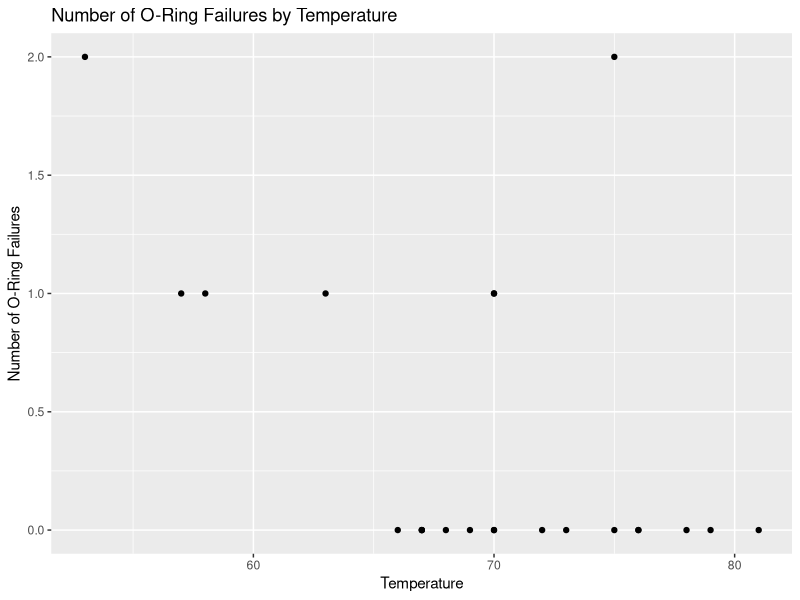
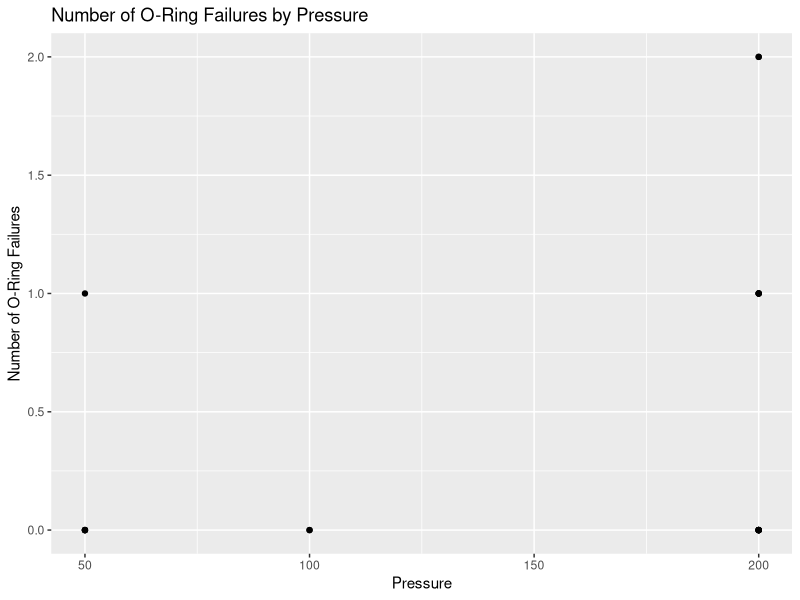
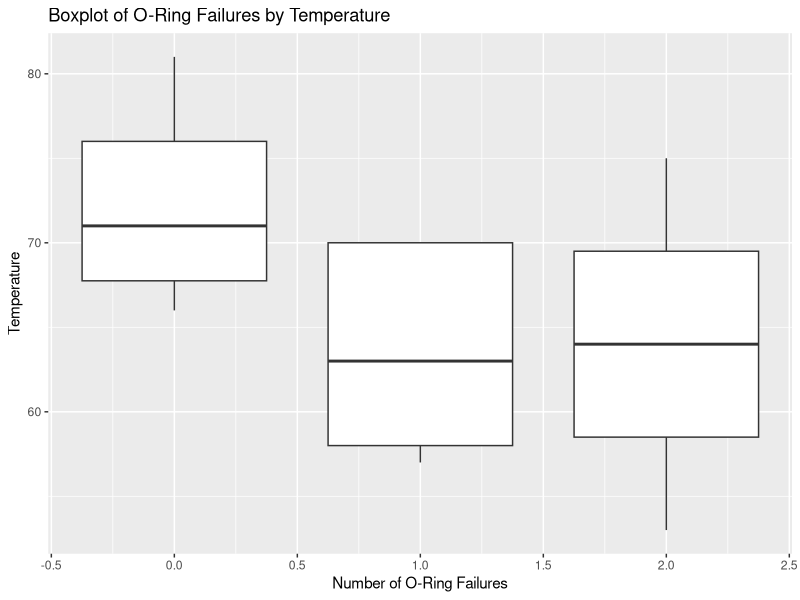
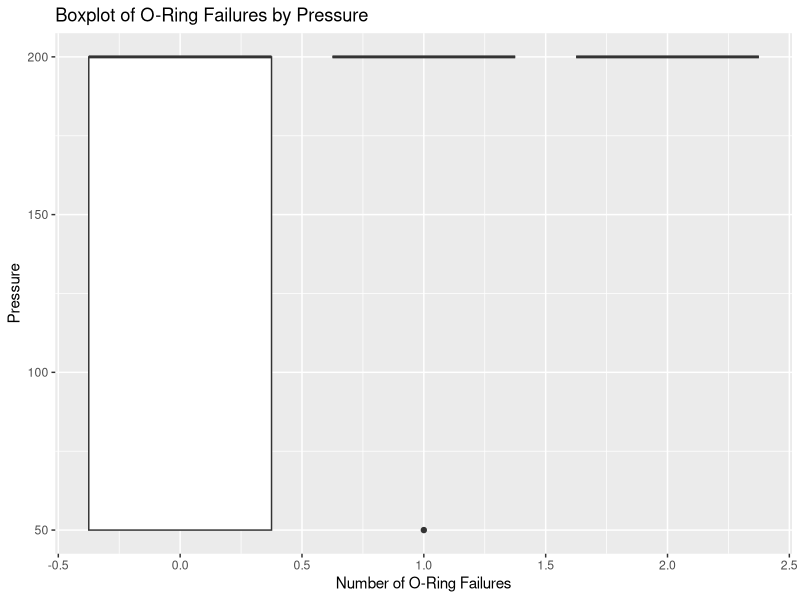

Here is the R script that generated these plots, in order: (Note: this script raises an error after producing the figures.)
## ---- chunk 1
list.of.packages <- c("tidyverse", "sandwich", "lmtest", "car", "MASS", "nnet")
new.packages <- list.of.packages[!(list.of.packages %in% installed.packages()[,"Package"])]
if(length(new.packages)) install.packages(new.packages)

library(tidyverse)
library(sandwich)
library(lmtest)
library(car)
library(MASS)
library(nnet)
## ---- chunk 2
df <- read_csv('../data/raw/challenger.csv')
## ---- chunk 3
summary(df)
## ---- chunk 4
ggplot(df, aes(x = Temp, y = O.ring)) + 
  geom_point() + 
  labs(title = "Number of O-Ring Failures by Temperature") +
  ylab("Number of O-Ring Failures") +
  xlab("Temperature")
## ---- chunk 5
ggplot(df, aes(x = Pressure, y = O.ring)) + 
  geom_point() + 
  labs(title = "Number of O-Ring Failures by Pressure") +
  ylab("Number of O-Ring Failures") +
  xlab("Pressure")
## ---- chunk 6
ggplot(df, aes(x = O.ring, y = Temp, group = O.ring)) + 
  geom_boxplot() +
  labs(title = "Boxplot of O-Ring Failures by Temperature") +
  ylab("Temperature") +
  xlab("Number of O-Ring Failures")
## ---- chunk 7
ggplot(df, aes(x = O.ring, y = Pressure, group = O.ring)) + 
  geom_boxplot() +
  labs(title = "Boxplot of O-Ring Failures by Pressure") +
  ylab("Pressure") +
  xlab("Number of O-Ring Failures")
## ---- chunk 8
model_1 <- glm(formula = O.ring / 6 ~ Temp + Pressure, data = df,
               family = 'binomial', weights = Number)

Anova(model_1, test = 'LR')
## ---- chunk 9
# 1. Estimate the logistic regression model.
model_2 <- glm(formula = O.ring / 6 ~ Temp, data = df, family = 'binomial',
               weights = Number)
summary(model_2)
## ---- chunk 10
# 2. Determine if a quadratic term is needed in the model for the temperature in
#    this model.
model_3 <- glm(formula = O.ring / 6 ~ Temp + I(Temp ^ 2), data = df,
               family = 'binomial', weights = Number)

Anova(model_3)
## ---- chunk 11
# Pi vs Temp plot.
res <- data.frame(Temp = 31:81)
pred_prob <- predict(model_3, res, type="response", se = TRUE)
res['pi_hat'] <- pred$fit
res['lower'] <- pred_prob$fit - qnorm(1 - 0.05 / 2) * pred_prob$se.fit
res['upper'] <- pred_prob$fit + qnorm(1 - 0.05 / 2) * pred_prob$se.fit

ggplot(res, aes(x = Temp, y = pi_hat)) + 
  geom_line() +
  geom_ribbon(aes(ymin = lower, ymax = upper), alpha = 0.2) + 
  labs(title = "Predicted Probability of O-Ring Failure vs Temperature") +
  ylab("Pi") +
  xlab("Temperature")
## ---- chunk 12
# Expected number of failures vs Temp plot.
pred <- predict(model_3, res, se = TRUE)
res['pred_failures'] <- pred$fit
res['failures_lower'] <- pred$fit - qnorm(1 - 0.05 / 2) * pred$se.fit
res['failures_upper'] <- pred$fit + qnorm(1 - 0.05 / 2) * pred$se.fit

ggplot(res, aes(x = Temp, y = pred_failures)) + 
  geom_line() + 
  geom_ribbon(aes(ymin = failures_lower, ymax = failures_upper), alpha = 0.2) + 
  labs(title = "Predicted Number of O-Ring Failure vs Temperature") +
  ylab("O-Ring Failures") +
  xlab("Temperature")
## ---- chunk 13
incidents.estimator <- function(b, seed=42, number=6) {
  # Setting seed to make the plot exactly reproduced
  set.seed(seed)
  n <- 23 # Resampled size
  estimation <- array(data = NA, dim=c(91, b))
  
  # Performing re-sampling repeatedly "b" times
  for(i in 1:b) {
    samples <- sample(x = 1:n, size = n, replace = TRUE)
    model   <- glm(formula = O.ring / Number ~ Temp, data = df[samples,],
                   weights = Number, family = 'binomial')
    # Performing prediction for 10-100° Fahrenheit using each fitted model 
    for(t in 10:100) {
      p <- predict(object = model, newdata = data.frame(Temp = t),
                   type = "response")
      estimation[t-9, i] <- p
    }
  }

  # Fitting a model with the original data for prediction
  model <- glm(formula = O.ring/6 ~ Temp, data = df,
               weights = Number, family = 'binomial')
  # Estimating Expected number of incidents along with 90% CI
  incidents <- data.frame(Temperature = integer(),
                          Incidents = double(),
                          CI.Upper = double(),
                          CI.Lower = double())
  for(t in 10:100) {
    i <- t-9 # Index to locate data in the data.frame
    p <- predict(object = model, newdata = data.frame(Temp = t),
                 type = "response")
    # Getting the 90% CI and multiply by 6 to get estimation for a single flight
    ci <- quantile(estimation[i,], probs = c(0.05, 0.95), names=FALSE)
    incidents[i, 1] <- t
    incidents[i, 2] <- p*number
    incidents[i, 3] <- ci[1]*number
    incidents[i, 4] <- ci[2]*number
  }

  incidents
}

# Performing predictions for 10°-100° temperature and plotting the result
predicted.incidents <- incidents.estimator(1000)

ggplot(predicted.incidents, aes(x=Temperature)) + 
  geom_line(aes(y = Incidents)) + 
  geom_line(aes(y = CI.Upper), color = "gray", linetype="dashed", size = 1) + 
  geom_line(aes(y = CI.Lower), color = "gray", linetype="dashed", size = 1) +
  scale_y_continuous(breaks = seq(0, 6, by = 1)) +
  scale_x_continuous(breaks = seq(10, 100, by = 20)) +
  labs(title = "Expected number of incidents by temperature") +
  xlab("Temperature in degree fahrenheit") +
  ylab("Expected number of incidents") +
  theme_linedraw()
